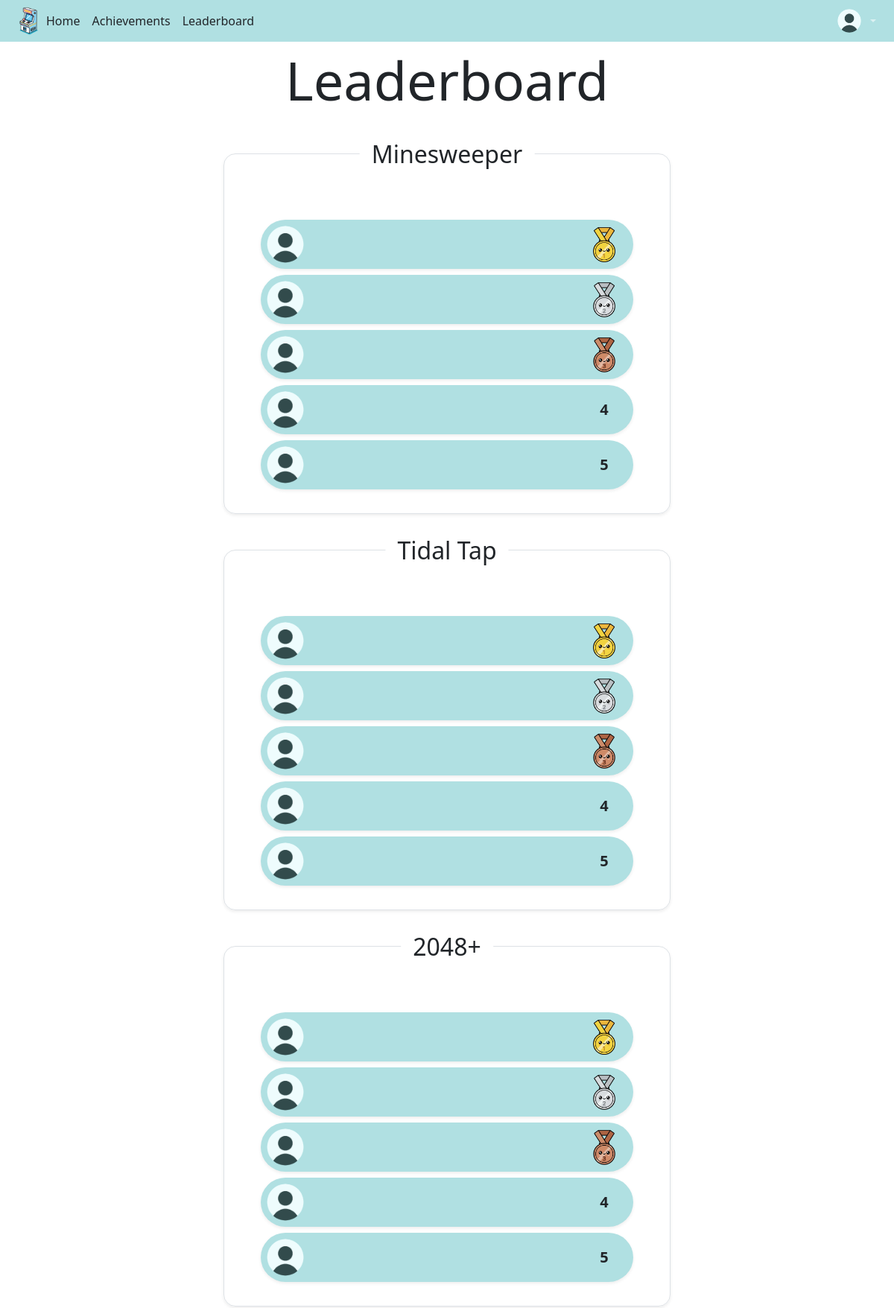
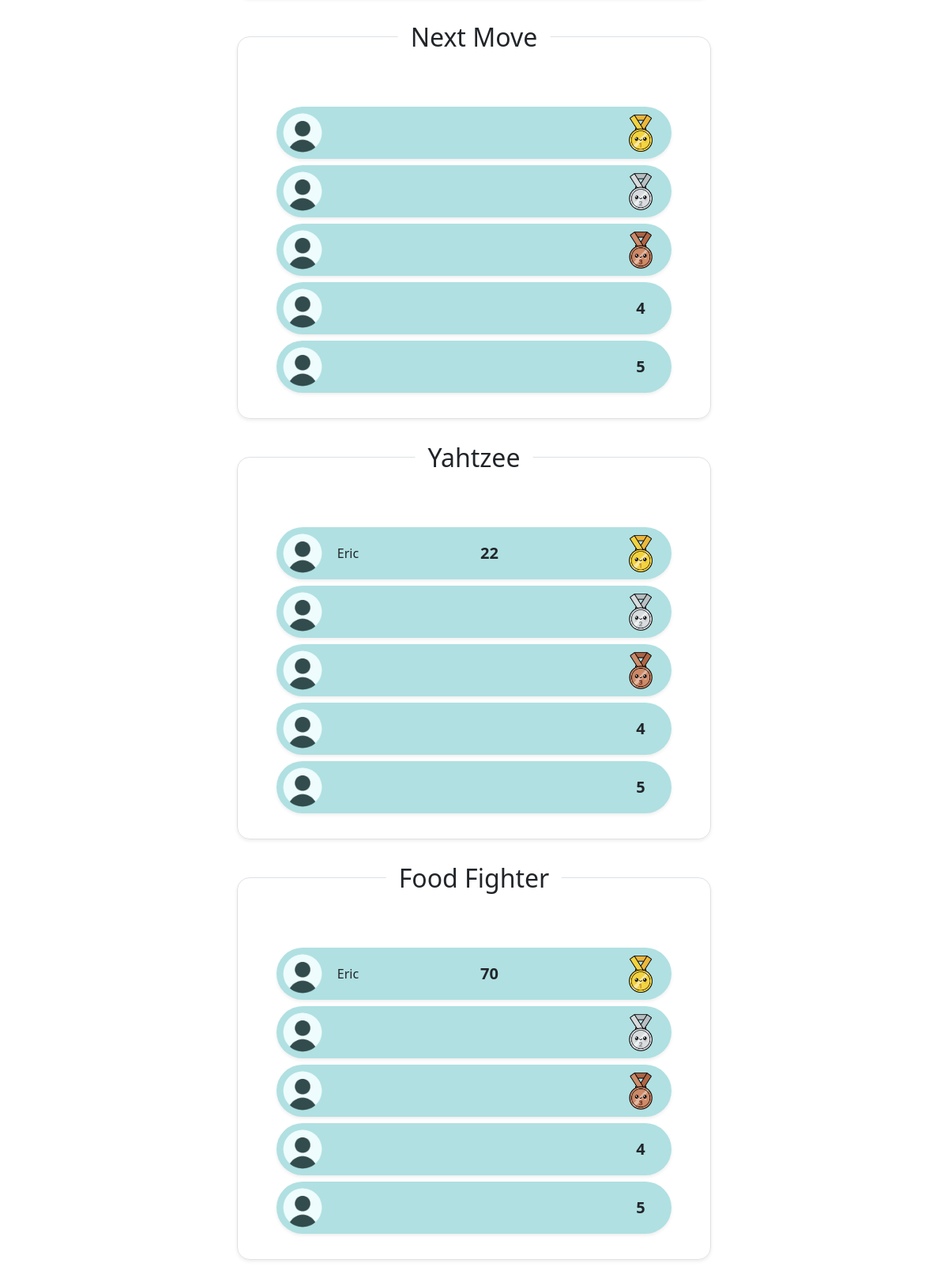
The app's page /leaderboard with its own data (2 pictures, top to bottom).
### games/models.py (models this page shows, shortened)
class Game(models.Model):
    name = models.CharField(max_length=100, unique=True)
    description = models.TextField(blank=True)
    icon = models.ImageField(upload_to='game_icons/', blank=True, null=True, default='game_icons/blank.png') # Thumbnail

### games/views.py (the view)
# urls.py: path("leaderboard", views.leaderboard, name="leaderboard"), # Leaderboard URL
def leaderboard(request):
    games = Game.objects.all()
    leaderboards = {}
    for game in games:
        top_scores = HighScore.objects.filter(game=game).order_by('-score', 'achieved_at')[:5]
        leaderboard = []
        for i, hs in enumerate(top_scores, start=1):
            leaderboard.append({
                'rank': i,
                'username': hs.user.username,
                'score': hs.score,
                'profile_pic': hs.user.profile.profile_pic.url if hasattr(hs.user, 'profile') and hs.user.profile.profile_pic else 'profile.png'
            })
        while len(leaderboard) < 5:
            leaderboard.append({
                'rank': len(leaderboard) + 1,
                'username': '',
                'score': '',
                'profile_pic': 'profile.png'
            })
        leaderboards[game] = leaderboard
    return render(request, 'pages/leaderboard.html', {
        'leaderboards': leaderboards
    })

### games/templates/pages/leaderboard.html (shortened to what this page needs)
{% load static %}
<html>
    <head>
        {% include 'elements/includes.html' %}
    </head>
<body>
{% include 'elements/navbar.html' with active="home" %}
<body>
    <div class="d-flex flex-column pt-2 pb-2">
        <div class="vstack h-100">
            <div class="container-fluid text-center h-100">
                <div class="row mb-5">
                    <div class="col">
                        <h1 class="display-2">Leaderboard</h1>
                    </div>
                </div>
                {% for game, leaderboard in leaderboards.items %}
                <div class="d-flex justify-content-center mb-5">
                    <div class="leaderboard-container position-relative p-4 rounded-4 border shadow-sm">
                        <h1 class="game-title position-absolute top-0 start-50 translate-middle bg-white px-3">
                            {{ game.name }}
                        </h1>
                        <div class="d-flex flex-column align-items-center mt-5 pt-3">
                            {% for user in leaderboard %}
                                {% include 'elements/leaderboard_pill.html' with user=user %}
                            {% endfor %}
                        </div>
                    </div>
                </div>
                {% endfor %}
            </div>
        </div>
    </div>
</body>

### games/templates/elements/leaderboard_pill.html
{% load static %}
<div class="leaderboard-item shadow-sm p-2 pe-4 mb-2 d-flex flex-row d-flex justify-content-between">
    <div class="d-flex flex-row align-items-center" style="width: 100px;">
        <img src="{% static 'assets/' %}{{ user.profile_pic }}" class="profile-pic" alt="{{ user.username }}">
        <div class="username">{{ user.username }}</div>
    </div>
    <div class="score fs-5" style="width: 100px;">{{ user.score }}</div>
    <div class="rank">
        {% if user.rank == 1 %}
            <img src="{% static 'assets/gold.png' %}" alt="1" style="width: 30px;">
        {% elif user.rank == 2 %}
            <img src="{% static 'assets/silver.png' %}" alt="2" style="width: 30px;">
        {% elif user.rank == 3 %}
            <img src="{% static 'assets/bronze.png' %}" alt="3" style="width: 30px;">
        {% else %}
            <p class="d-flex align-items-center justify-content-center m-0 fs-5 fw-bold" style="width: 30px;">{{ user.rank }}</p>
        {% endif %}
    </div>
</div>

### games/templates/pages/leaderboard.html (style rules this page uses)
.leaderboard-item { width: 500px; max-width: 95%; display: flex; align-items: center; border-radius: 50px; background-color: #B0E0E2; }
.leaderboard-item img.profile-pic { width: 50px; object-fit: cover; border-radius: 50%; margin-right: 15px; }
.leaderboard-item .username { flex: 1; font-weight: 500; }
.leaderboard-item .score { font-weight: 600; margin-right: 15px; }
.leaderboard-container { width: 600px; max-width: 100%; border: 4px solid #dee5e6; border-radius: 1.5rem; position: relative; padding-top: 3rem; }
.game-title { font-size: 2rem; text-align: center; top: 0; left: 50%; transform: translate(-50%, -50%); padding: 0 1rem; }

### records on screen
Game: name "Minesweeper", rank "4" "5"
Game: name "Tidal Tap", rank "4" "5"
Game: name "2048+", rank "4" "5"
Game: name "Next Move", rank "4" "5"
Game: name "Yahtzee", score "22", rank "4" "5"
Game: name "Food Fighter", score "70", rank "4" "5"

### other values on screen
{{ user.username }} "Eric" "Eric"
